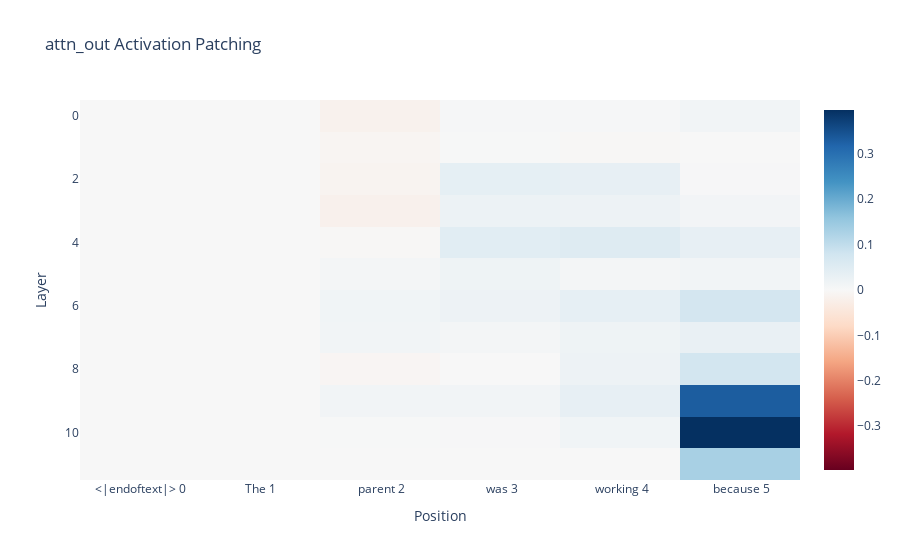

The notebook cell this image was saved under:
### Markdown cell above
MLP 0 has the strongest effect, but it's generally regarded in GPT-2 as a layer that extends the functionality of the embedding, and as such we ignore it. Disregarding MLP 0, layers 5 and 7 are the ones which have the largest effect with regards to *parent*. Layer 6 has a suprisingly negative effect.

### Code cell
resid_pre_act_patch_results = patching.get_act_patch_attn_out(model, corrupted_tokens, cache, ioi_metric)

imshow(resid_pre_act_patch_results, 
       labels={"x": "Position", "y": "Layer"},
       x=[f"{tok} {i}" for i, tok in enumerate(model.to_str_tokens(tokens[0]))],
       title="attn_out Activation Patching")

### Figure 1 — Plotly figure (JSON) as saved in the notebook; plotly's stock layout.template omitted (floating-point values rounded to 4 significant figures)
{"data": [{"coloraxis": "coloraxis", "hovertemplate": "Position: %{x}<br>Layer: %{y}<br>color: %{z}<extra></extra>", "name": "0", "type": "heatmap", "x": ["<|endoftext|> 0", "The 1", " parent 2", " was 3", " working 4", " because 5"], "xaxis": "x", "yaxis": "y", "z": [[0, 0, -0.01631, 0.004702, 0.00502, 0.01152], [0, 0, -0.007592, 0.001138, -0.003111, -4.233e-05], [0, 0, -0.0119, 0.03731, 0.03367, 0.002818], [0, 0, -0.01887, 0.02229, 0.02086, 0.0114], [0, 0, -0.004084, 0.04595, 0.05224, 0.03376], [0, 0, 0.009152, 0.01957, 0.008145, 0.01281], [0, 0, 0.01483, 0.02111, 0.03648, 0.07361], [0, 0, 0.01215, 0.007778, 0.01967, 0.02998], [0, 0, -0.007125, 0.0003969, 0.02115, 0.07586], [0, 0, 0.01178, 0.01184, 0.0342, 0.3307], [0, 0, 0.001885, 0.002696, 0.01398, 0.3963], [0, 0, 0, 0, 0, 0.1305]]}], "layout": {"coloraxis": {"cmid": 0, "colorscale": [[0, "rgb(103,0,31)"], [0.1, "rgb(178,24,43)"], [0.2, "rgb(214,96,77)"], [0.3, "rgb(244,165,130)"], [0.4, "rgb(253,219,199)"], [0.5, "rgb(247,247,247)"], [0.6, "rgb(209,229,240)"], [0.7, "rgb(146,197,222)"], [0.8, "rgb(67,147,195)"], [0.9, "rgb(33,102,172)"], [1, "rgb(5,48,97)"]]}, "title": {"text": "attn_out Activation Patching"}, "xaxis": {"anchor": "y", "constrain": "domain", "domain": [0, 1], "scaleanchor": "y", "title": {"text": "Position"}}, "yaxis": {"anchor": "x", "autorange": "reversed", "constrain": "domain", "domain": [0, 1], "title": {"text": "Layer"}}}}
